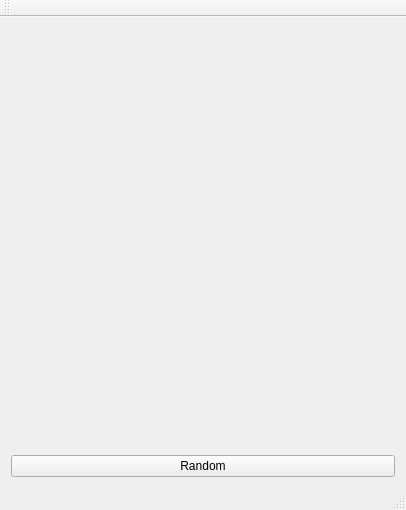
<?xml version="1.0" encoding="UTF-8"?>
<ui version="4.0">
 <class>OfferingsUI</class>
 <widget class="QMainWindow" name="OfferingsUI">
  <property name="geometry">
   <rect>
    <x>0</x>
    <y>0</y>
    <width>404</width>
    <height>510</height>
   </rect>
  </property>
  <property name="windowTitle">
   <string>OfferingsUI</string>
  </property>
  <widget class="QWidget" name="centralWidget">
   <property name="enabled">
    <bool>true</bool>
   </property>
   <property name="sizePolicy">
    <sizepolicy hsizetype="Preferred" vsizetype="Preferred">
     <horstretch>0</horstretch>
     <verstretch>0</verstretch>
    </sizepolicy>
   </property>
   <property name="minimumSize">
    <size>
     <width>0</width>
     <height>0</height>
    </size>
   </property>
   <property name="sizeIncrement">
    <size>
     <width>0</width>
     <height>0</height>
    </size>
   </property>
   <layout class="QGridLayout" name="gridLayout">
    <item row="0" column="0">
     <layout class="QVBoxLayout" name="verticalLayout">
      <property name="spacing">
       <number>1</number>
      </property>
      <property name="sizeConstraint">
       <enum>QLayout::SetNoConstraint</enum>
      </property>
      <item>
       <widget class="QLabel" name="GodSlot1">
        <property name="enabled">
         <bool>true</bool>
        </property>
        <property name="sizePolicy">
         <sizepolicy hsizetype="Minimum" vsizetype="Minimum">
          <horstretch>0</horstretch>
          <verstretch>0</verstretch>
         </sizepolicy>
        </property>
        <property name="minimumSize">
         <size>
          <width>384</width>
          <height>100</height>
         </size>
        </property>
        <property name="text">
         <string/>
        </property>
        <property name="scaledContents">
         <bool>true</bool>
        </property>
        <property name="alignment">
         <set>Qt::AlignCenter</set>
        </property>
       </widget>
      </item>
      <item>
       <widget class="QLabel" name="GodSlot2">
        <property name="sizePolicy">
         <sizepolicy hsizetype="Minimum" vsizetype="Minimum">
          <horstretch>0</horstretch>
          <verstretch>0</verstretch>
         </sizepolicy>
        </property>
        <property name="minimumSize">
         <size>
          <width>384</width>
          <height>100</height>
         </size>
        </property>
        <property name="text">
         <string/>
        </property>
        <property name="scaledContents">
         <bool>true</bool>
        </property>
        <property name="alignment">
         <set>Qt::AlignCenter</set>
        </property>
       </widget>
      </item>
      <item>
       <widget class="QLabel" name="GodSlot3">
        <property name="sizePolicy">
         <sizepolicy hsizetype="Minimum" vsizetype="Minimum">
          <horstretch>0</horstretch>
          <verstretch>0</verstretch>
         </sizepolicy>
        </property>
        <property name="minimumSize">
         <size>
          <width>384</width>
          <height>100</height>
         </size>
        </property>
        <property name="text">
         <string/>
        </property>
        <property name="scaledContents">
         <bool>true</bool>
        </property>
        <property name="alignment">
         <set>Qt::AlignCenter</set>
        </property>
       </widget>
      </item>
      <item>
       <widget class="QLabel" name="GodSlot4">
        <property name="sizePolicy">
         <sizepolicy hsizetype="Minimum" vsizetype="Minimum">
          <horstretch>0</horstretch>
          <verstretch>0</verstretch>
         </sizepolicy>
        </property>
        <property name="minimumSize">
         <size>
          <width>384</width>
          <height>100</height>
         </size>
        </property>
        <property name="text">
         <string/>
        </property>
        <property name="scaledContents">
         <bool>true</bool>
        </property>
        <property name="alignment">
         <set>Qt::AlignCenter</set>
        </property>
       </widget>
      </item>
      <item>
       <widget class="QPushButton" name="RandomButton">
        <property name="text">
         <string>Random</string>
        </property>
        <property name="checkable">
         <bool>false</bool>
        </property>
       </widget>
      </item>
     </layout>
    </item>
   </layout>
  </widget>
  <widget class="QMenuBar" name="menuBar">
   <property name="geometry">
    <rect>
     <x>0</x>
     <y>0</y>
     <width>404</width>
     <height>22</height>
    </rect>
   </property>
  </widget>
  <widget class="QToolBar" name="mainToolBar">
   <attribute name="toolBarArea">
    <enum>TopToolBarArea</enum>
   </attribute>
   <attribute name="toolBarBreak">
    <bool>false</bool>
   </attribute>
  </widget>
  <widget class="QStatusBar" name="statusBar"/>
 </widget>
 <layoutdefault spacing="6" margin="11"/>
 <resources/>
 <connections/>
</ui>
